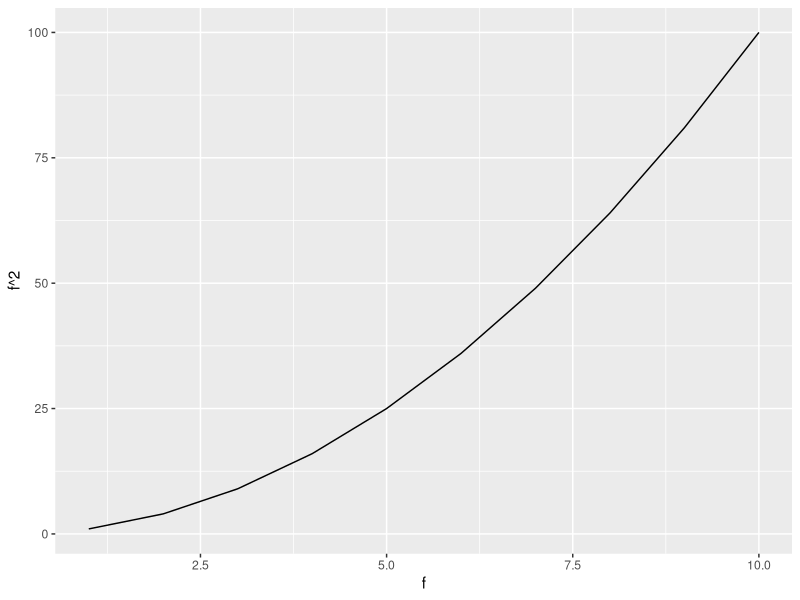
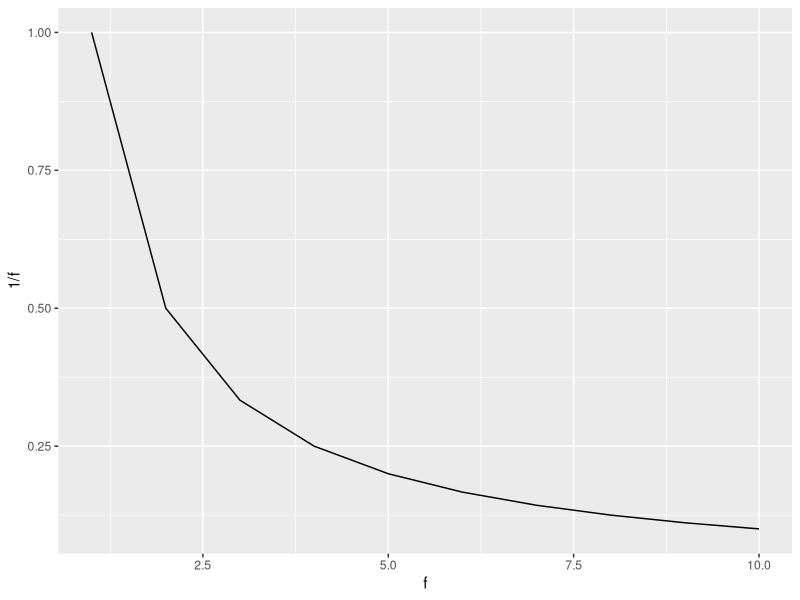

Reproduce these figures in R, in order.
## ---- chunk 1
#| include: false

library(tidyverse)
## ---- chunk 2
#| label: fig-sec4-ex2
#| fig-cap: ANother example caption
#| fig-subcap: 
#|   - Subcap
#|   - Subcap 2
#| layout-ncol: 2

f <- 1:10
## Tabbed example output
ggplot() + 
  geom_line(aes(x=f, y=f^2))

ggplot() + 
  geom_line(aes(x=f, y=1/f))
## ---- chunk 3
#| label: fig-sec4-ex1
#| fig-cap: A caption for generated figure
# Example code that's running
f <- 1:10
f

